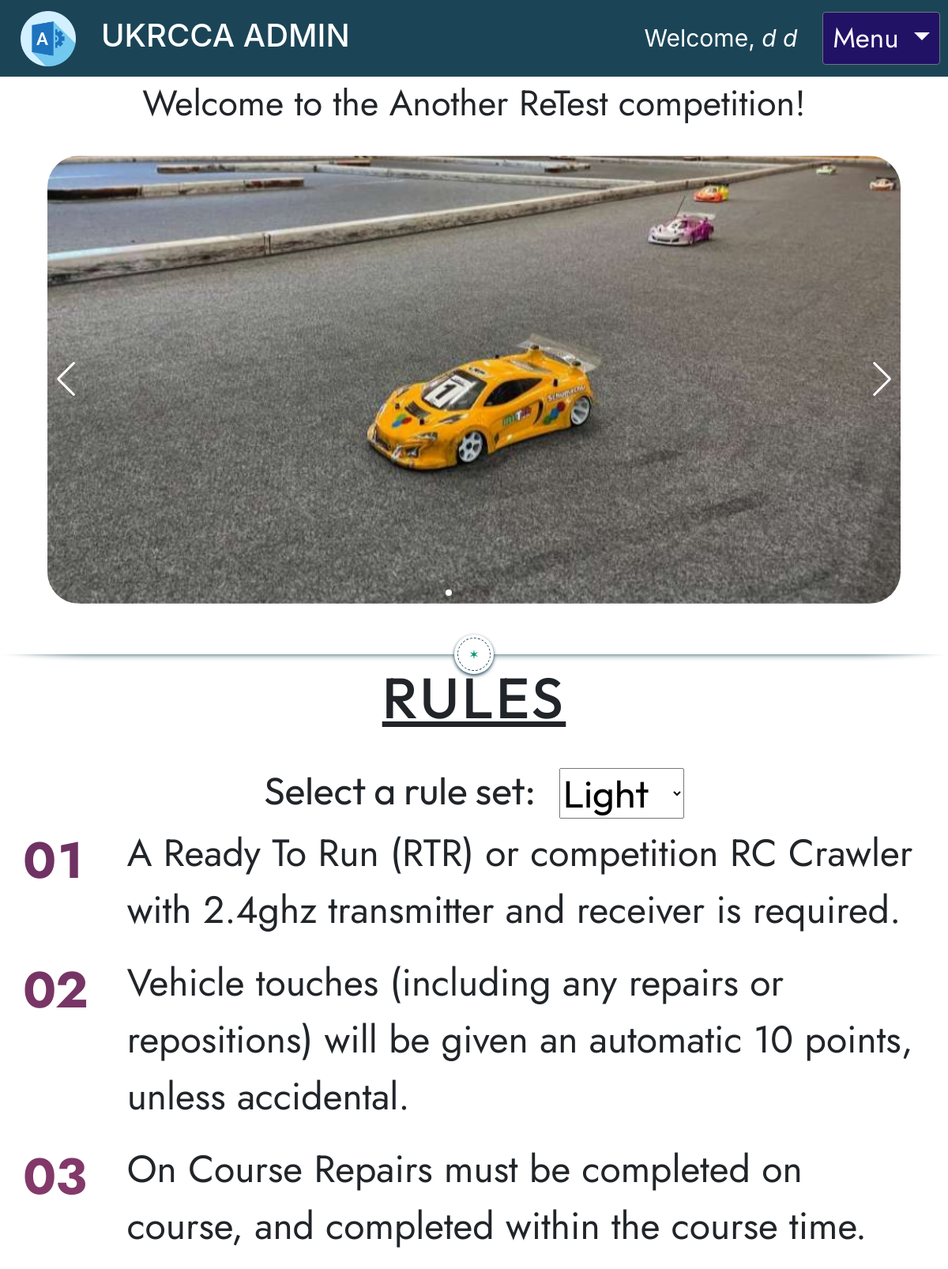
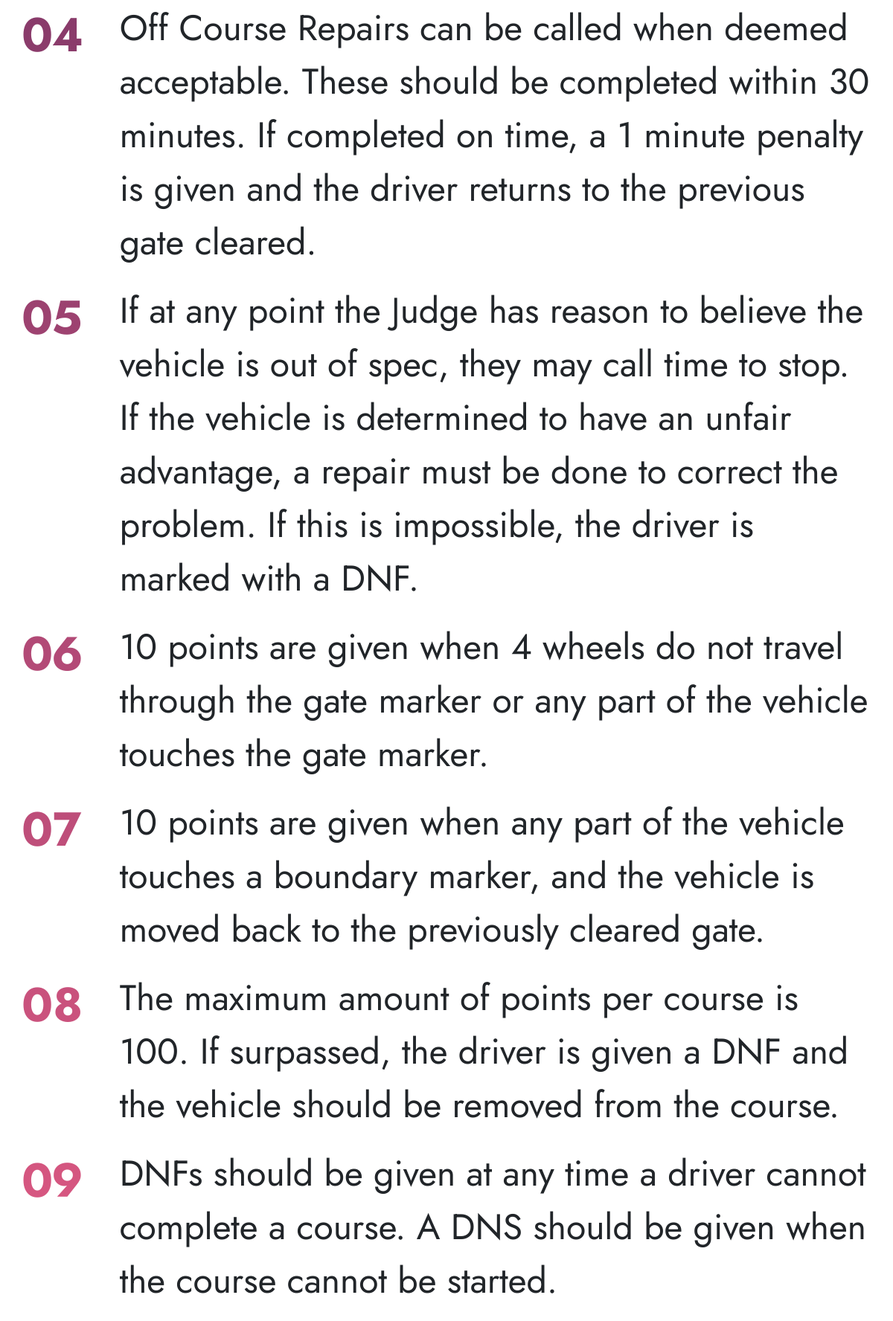
Page /comp/CXGTWOWNBL/ (signed in, upper part) on the committed database (2 pictures, top to bottom).
### database/models.py (models this page shows, shortened)
class NewUser(AbstractBaseUser, PermissionsMixin):
    email = models.EmailField(_('email address'), unique=True, error_messages={
                              'unique': 'The email you entered already exists.'})
    user_name = models.CharField(max_length=150, unique=True, error_messages={
                                 'unique': 'The username you entered already exists.'})
    first_name = models.CharField(max_length=150, blank=True)
    last_name = models.CharField(max_length=150, blank=True)
    start_date = models.DateTimeField(default=timezone.now)
    about = models.TextField(_(
        'about'), max_length=500, blank=True)
    is_staff = models.BooleanField(default=False)
    is_active = models.BooleanField(default=False)
    objects = CustomAccountManager()
    USERNAME_FIELD = 'email'
    REQUIRED_FIELDS = ['user_name', 'first_name', 'last_name']

class Competition(models.Model):
    name = models.CharField(max_length=100)
    location = models.CharField(max_length=50)
    no_of_rounds = models.IntegerField(validators=[MinValueValidator(
        1, message='Please enter a number greater than or equal to 1'), MaxValueValidator(30, message='Please enter a number less than or equal to 30')])
    gates_per_round = models.IntegerField(
        validators=[MinValueValidator(1), MaxValueValidator(30)])
    ruleset = models.ForeignKey(Ruleset, on_delete=models.CASCADE)
    ref_code = models.CharField(
        max_length=10,
        blank=True,
        editable=False,
        unique=True,
        default=get_random_string(
            5, allowed_chars=string.ascii_uppercase + string.digits)
    )

class Rule(models.Model):
    name = models.TextField(max_length=None)
    point = models.IntegerField()
    ruleset = models.ForeignKey(Ruleset, on_delete=models.CASCADE)

### database/views.py (the view)
# urls.py: path('comp/<str:ref>/', views.comp_test, name='competition'),
@login_required
def comp_test(request, ref):
    context = {
        'comp': Competition.objects.get(ref_code=f'{ref}'),
        'light': Rule.objects.filter(ruleset_id=3),
        'full': Rule.objects.filter(ruleset_id=4),
    }
    try:
        return render(request, "competition_register/comp_test.html", context)
    except Competition.DoesNotExist:
        return render(request, "competition_register/comp_test.html")

### database/templates/competition_register/comp_test.html (shortened to what this page needs)
{% extends 'base1.html' %}{% load static %}
{% block head %}
<link rel="stylesheet" href="{% static 'home.css' %}" />
<link rel="stylesheet" href="https://cdn.jsdelivr.net/npm/swiper@8/swiper-bundle.min.css" />
{% endblock %}
{% block content %}
<div class="galleryContainer">
    <p style="font-size: 45px; font-family: 'Jost', sans-serif;">Welcome to the {{comp.name}}
        competition!</p>
    <div class="swiper">
        <div class="swiper-wrapper">
            <div class="swiper-slide"><img src="{% static 'gallery1.jpg'%}" alt=""></div>
        </div>
        <div class="swiper-pagination"></div>
        <div class="swiper-button-prev"></div>
        <div class="swiper-button-next"></div>
    </div>
</div>
<div class="astrodivider">
    <div class="astrodividermask"></div><span><i>&#10038;</i></span>
</div>
<div class="rulesLight" id="ruleLight">
    <h1>RULES</h1>
    <div class="selector">
        <label id="dropLabel" for="dropDown"> Select a rule set: </label>
        <select onchange=changeDrop() name="dropper" id="dropDown">
            <option value="light">Light</option>
        </select>
    </div>
    <ul class="gradient-list" style="font-size: 3rem; ">
        {% for l in light %}
        <li class="list-text">
            {{l.name}}
        </li>
        {% endfor %}
    </ul>
</div>
{% endblock %}

### database/templates/base1.html (shortened to what this page needs)
{% load static %}
<link rel="stylesheet" href="https://cdn.jsdelivr.net/npm/bootstrap@4.0.0/dist/css/bootstrap.min.css"
>
<link rel="stylesheet" href="{% static 'base1.css' %}" />
{% block head %}
{% endblock %}
{% if user.is_staff == False %}
<div class="headerContainer"
  style="margin-bottom: 3vh; display: flex; justify-content: space-between; align-items: center;">
  <a href={% block back %}{% endblock %}><img src="{% static 'back.png' %}" alt="" /></a>
  <div class="pageName" style="padding-top: 20px; margin-left: 15%;">{% block pagename %}{% endblock %}</div>
  {% if user.is_authenticated %}
  <a href="{% url 'logout' %}" class="button"
    style="font-size: 35px; display: flex; align-items: center; text-decoration: none; color: #ffffff; gap: 5px; margin-right: 20px;">
    <svg xmlns="http://www.w3.org/2000/svg" height="70" width="70" fill="currentColor" class="bi bi-door-open"
      viewBox="0 0 16 16" style="padding-right: 5px; height: 40px; width: 40px;">
      <path d="M8.5 10c-.276 0-.5-.448-.5-1s.224-1 .5-1 .5.448.5 1-.224 1-.5 1z" />
      <path
        d="M10.828.122A.5.5 0 0 1 11 .5V1h.5A1.5 1.5 0 0 1 13 2.5V15h1.5a.5.5 0 0 1 0 1h-13a.5.5 0 0 1 0-1H3V1.5a.5.5 0 0 1 .43-.495l7-1a.5.5 0 0 1 .398.117zM11.5 2H11v13h1V2.5a.5.5 0 0 0-.5-.5zM4 1.934V15h6V1.077l-6 .857z" />
    </svg> LOGOUT
  </a>
  {% else %}
  <a href="{% url 'auth-login' %}" class="button"
    style="font-size: 40px; display: flex; align-items: center; text-decoration: none; color: #ffffff; gap: 5px; margin-right: 20px;">
    <svg xmlns="http://www.w3.org/2000/svg" width="70" height="70" fill="currentColor" class="bi bi-door-open"
      viewBox="0 0 16 16" style="padding-right: 5px;">
      <path d="M8.5 10c-.276 0-.5-.448-.5-1s.224-1 .5-1 .5.448.5 1-.224 1-.5 1z" />
      <path
        d="M10.828.122A.5.5 0 0 1 11 .5V1h.5A1.5 1.5 0 0 1 13 2.5V15h1.5a.5.5 0 0 1 0 1h-13a.5.5 0 0 1 0-1H3V1.5a.5.5 0 0 1 .43-.495l7-1a.5.5 0 0 1 .398.117zM11.5 2H11v13h1V2.5a.5.5 0 0 0-.5-.5zM4 1.934V15h6V1.077l-6 .857z" />
    </svg> LOGIN
  </a>
  {% endif %}
</div>
{% else %}
<div class="head-wrap" style="width: 100%; padding: 0; margin: 0;">
  <div class="head-head">
    <div class="top">
      <a href="{% url 'home' %}"><img src="{% static 'admin.png' %}" alt="" class="admin-logo"
          style="height: 70px; margin-left:1rem;"></a>
      <h1 class="logo-title">UKRCCA ADMIN</h1>
    </div>
    <div class="right">
      <p class="greeting" style="font-size: 30px!important;">Welcome, <i>{{ user.first_name }} {{ user.last_name }}</i>
      </p>
      <div class="dropdown">
        <button class="btn btn-secondary dropdown-toggle"
          style="font-size: 35px!important; font-family: 'Jost', sans-serif; background-color: #221266;" type="button"
          id="dropdownMenuButton" data-toggle="dropdown" aria-haspopup="true" aria-expanded="false">
          Menu
        </button>
      </div>
    </div>
  </div>
</div>
{% endif %}
{% block content %}{% endblock %}

### database/static/base1.css (style rules this page uses)
* { padding: 0; margin: 0; box-sizing: border-box; }
.head-head { background-color: #1B4557; width: 100%; display: flex; align-items: center; justify-content: space-between; padding: 10px; }
.top { display: flex; gap: 2rem; align-items: center; }
.right { display: flex; align-items: center; justify-content: center; gap: 2rem; }
.logo-title, .greeting { color: white; }
p.greeting { color: white; margin-top: 1rem; font-size: 22px; }

### database/static/home.css (style rules this page uses)
* { padding: 0; margin: 0; box-sizing: border-box; }
.galleryContainer { display: flex; flex-direction: column; align-items: center; justify-content: center; }
.swiper { margin-top: 2vh; width: 90%; height: fit-content; border-radius: 40px; }
.swiper-slide img { width: 100%; }
.swiper .swiper-button-next, .swiper .swiper-button-prev { color: #ffffff; }
.swiper .swiper-pagination { size: 5px; }
.rulesLight { padding: 30px; margin-top: -2.5vh; }
.rulesLight h1, .rulesHeavy h1 { font-family: 'Outfit', sans-serif; font-size: 4.5rem; text-align: center; letter-spacing: 0.05em; text-decoration: underline; padding-bottom: 30px; }
ul { counter-reset: index; padding: 0; }
li { counter-increment: index; display: flex; align-items: center; box-sizing: border-box; font-size: 3rem; font-family: 'Jost', sans-serif; padding-bottom: 20px; }
li::before { margin-top: -3px; content: counters(index, ".", decimal-leading-zero); font-size: 4rem; font-weight: bold; text-align: right; padding-right: 50px; font-variant-numeric: tabular-nums; align-self: flex-start; background-image: linear-gradient(to bottom, #3a1f54, #ff658c); background-attachment: fixed; -webkit-background-clip: text; -webkit-text-fill-color: transparent; }
.astrodivider { margin: 64px auto; width: 100%; max-width: 100%; position: relative; }
.astrodivider span { width: 50px; height: 50px; position: absolute; bottom: 100%; margin-bottom: -25px; left: 50%; margin-left: -25px; border-radius: 100%; box-shadow: 0 2px 4px #1B4557; background: #fff; }
.astrodivider i { position: absolute; top: 4px; bottom: 4px; left: 4px; right: 4px; border-radius: 100%; border: 1px dashed #1B4557; text-align: center; line-height: 40px; font-style: normal; color: #049372; }
.rulesHeavy #dropLabel, .rulesLight #dropLabel { font-size: 3rem; font-family: 'Outfit', 'sans-serif'; padding-right: 30px; }
.rulesHeavy #dropDowns, .rulesLight #dropDown { font-size: 3rem; font-family: 'Outfit', 'sans-serif'; }
.rulesHeavy #dropDowns option, .rulesLight #dropDown option { font-size: 1rem; height: 10px; }
.selector { height: auto; width: 100%; display: flex; align-items: center; flex-direction: row; justify-content: center; }

### rows in the picture
NewUser: first_name "d", last_name "d"
Competition: name "Another ReTest"
Rule: name "A Ready To Run (RTR) or competition RC Crawler with 2.4ghz transmitter and receiver is required."
Rule: name "Vehicle touches (including any repairs or repositions) will be given an automatic 10 points, unless accidental."
Rule: name "On Course Repairs must be completed on course, and completed within the course time."
Rule: name "Off Course Repairs can be called when deemed acceptable. These should be completed within 30 minutes. If completed on time, a 1 minute penalty is given and the driver returns to the previous gate cleared."
Rule: name "If at any point the Judge has reason to believe the vehicle is out of spec, they may call time to stop. If the vehicle is determined to have an unfair advantage, a repair must be done to correct the problem. If this is impossible, the driver is marked with a DNF."
Rule: name "10 points are given when 4 wheels do not travel through the gate marker or any part of the vehicle touches the gate marker."
Rule: name "10 points are given when any part of the vehicle touches a boundary marker, and the vehicle is moved back to the previously cleared gate."
Rule: name "The maximum amount of points per course is 100. If surpassed, the driver is given a DNF and the vehicle should be removed from the course."
Rule: name "DNFs should be given at any time a driver cannot complete a course. A DNS should be given when the course cannot be started."
